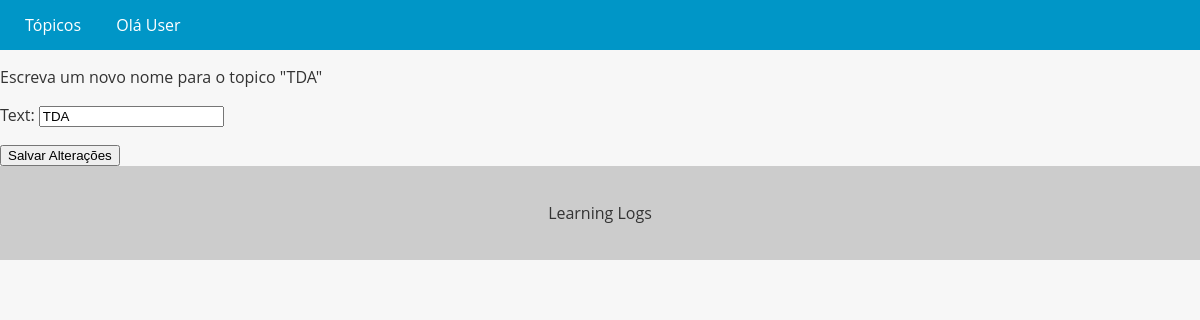
Before: /topic/update/2 with the older database file.
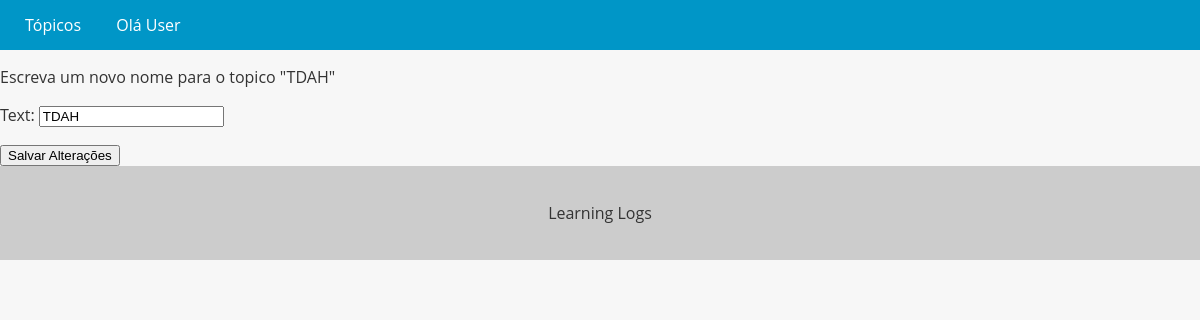
After: the same page with the newer database file.
### app_learning/models.py (models this page shows)
class Topic(models.Model):
    text = models.CharField(max_length=200)
    date_add = models.DateField(auto_now_add=True)
    def __str__(self):
        return self.text

### app_learning/views.py (the view)
# urls.py: path('topic/update/<int:pk>',UpdateTopicView.as_view(), name='topic_view_update'),
class UpdateTopicView(UpdateView):
    model = Topic
    fields = ['text']
    template_name = 'update_topic.html'
    success_url = '/topics'

### app_learning/templates/update_topic.html (shortened to what this page needs)
{% extends "base.html" %}
{%block content%}
<p>Escreva um novo nome para o topico "{{topic}}"</p>
<form method="post">
    {{ form.as_p }}
    <button type="submit">Salvar Alterações</button>
  </form>
{%endblock%}

Changed rows visible on the page:
changed Topic: text "TDA" → "TDAH"
